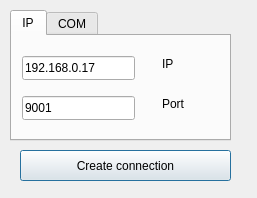
<?xml version="1.0" encoding="UTF-8"?>
<ui version="4.0">
 <class>Connection_creator</class>
 <widget class="QDialog" name="Connection_creator">
  <property name="geometry">
   <rect>
    <x>0</x>
    <y>0</y>
    <width>257</width>
    <height>198</height>
   </rect>
  </property>
  <property name="windowTitle">
   <string>Connection_creator</string>
  </property>
  <widget class="QWidget" name="centralwidget" native="true">
   <property name="geometry">
    <rect>
     <x>10</x>
     <y>10</y>
     <width>221</width>
     <height>171</height>
    </rect>
   </property>
   <widget class="QTabWidget" name="connection_types">
    <property name="geometry">
     <rect>
      <x>0</x>
      <y>0</y>
      <width>221</width>
      <height>131</height>
     </rect>
    </property>
    <property name="currentIndex">
     <number>0</number>
    </property>
    <widget class="QWidget" name="IP">
     <attribute name="title">
      <string>IP</string>
     </attribute>
     <widget class="QLabel" name="label_2">
      <property name="geometry">
       <rect>
        <x>150</x>
        <y>60</y>
        <width>49</width>
        <height>16</height>
       </rect>
      </property>
      <property name="text">
       <string>Port</string>
      </property>
     </widget>
     <widget class="QLineEdit" name="lineEdit_2">
      <property name="geometry">
       <rect>
        <x>10</x>
        <y>60</y>
        <width>113</width>
        <height>24</height>
       </rect>
      </property>
      <property name="text">
       <string>9001</string>
      </property>
     </widget>
     <widget class="QLineEdit" name="lineEdit">
      <property name="geometry">
       <rect>
        <x>10</x>
        <y>20</y>
        <width>113</width>
        <height>24</height>
       </rect>
      </property>
      <property name="text">
       <string>192.168.0.17</string>
      </property>
     </widget>
     <widget class="QLabel" name="label">
      <property name="geometry">
       <rect>
        <x>150</x>
        <y>20</y>
        <width>49</width>
        <height>16</height>
       </rect>
      </property>
      <property name="text">
       <string>IP</string>
      </property>
     </widget>
    </widget>
    <widget class="QWidget" name="COM">
     <attribute name="title">
      <string>COM</string>
     </attribute>
     <widget class="QLabel" name="Com_Label">
      <property name="geometry">
       <rect>
        <x>10</x>
        <y>15</y>
        <width>49</width>
        <height>16</height>
       </rect>
      </property>
      <property name="text">
       <string>COM</string>
      </property>
     </widget>
     <widget class="QComboBox" name="BRate_choose">
      <property name="geometry">
       <rect>
        <x>100</x>
        <y>40</y>
        <width>72</width>
        <height>24</height>
       </rect>
      </property>
      <property name="currentText">
       <string>57600</string>
      </property>
      <property name="currentIndex">
       <number>3</number>
      </property>
      <item>
       <property name="text">
        <string>9600</string>
       </property>
      </item>
      <item>
       <property name="text">
        <string>19200</string>
       </property>
      </item>
      <item>
       <property name="text">
        <string>38400</string>
       </property>
      </item>
      <item>
       <property name="text">
        <string>57600</string>
       </property>
      </item>
      <item>
       <property name="text">
        <string>115200</string>
       </property>
      </item>
     </widget>
     <widget class="QLabel" name="BaudRateLabel">
      <property name="geometry">
       <rect>
        <x>10</x>
        <y>45</y>
        <width>61</width>
        <height>16</height>
       </rect>
      </property>
      <property name="text">
       <string>BaudRate</string>
      </property>
     </widget>
     <widget class="QComboBox" name="PortsAvailableComboBox">
      <property name="geometry">
       <rect>
        <x>100</x>
        <y>10</y>
        <width>72</width>
        <height>24</height>
       </rect>
      </property>
     </widget>
     <widget class="QLabel" name="Error_label_COM_tab">
      <property name="geometry">
       <rect>
        <x>10</x>
        <y>70</y>
        <width>201</width>
        <height>21</height>
       </rect>
      </property>
      <property name="text">
       <string/>
      </property>
     </widget>
    </widget>
   </widget>
   <widget class="QPushButton" name="pushButton">
    <property name="geometry">
     <rect>
      <x>10</x>
      <y>140</y>
      <width>211</width>
      <height>31</height>
     </rect>
    </property>
    <property name="text">
     <string>Create connection</string>
    </property>
   </widget>
  </widget>
 </widget>
 <resources/>
 <connections/>
</ui>
